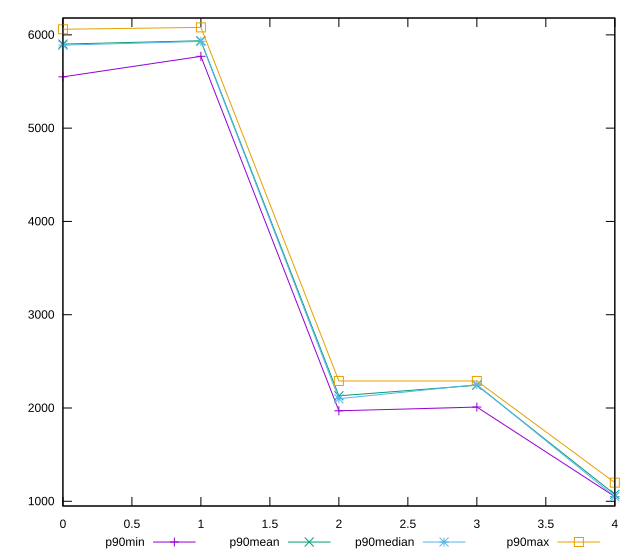

Here is the gnuplot script that generated this plot:
reset

$p90Min <<EOF
0 5550
1 5770
2 1970
3 2010
4 1050
EOF

$p90Mean <<EOF
0 5901.276595744681
1 5936.914893617021
2 2130.6382978723404
3 2244.148936170213
4 1073.936170212766
EOF

$p90Median <<EOF
0 5890
1 5930
2 2100
3 2250
4 1050
EOF

$p90Max <<EOF
0 6060
1 6080
2 2290
3 2290
4 1200
EOF

set key outside below
set xrange [0:4]
set yrange [949.4:6180.6]
set trange [949.4:6180.6]
set terminal svg size 640, 560 enhanced background rgb 'white'
set output "report_00019_2021-02-10T18-14-37.922Z//unused-javascript/progression/value.svg"

plot $p90Min title "p90min" with linespoints, \
     $p90Mean title "p90mean" with linespoints, \
     $p90Median title "p90median" with linespoints, \
     $p90Max title "p90max" with linespoints

reset
